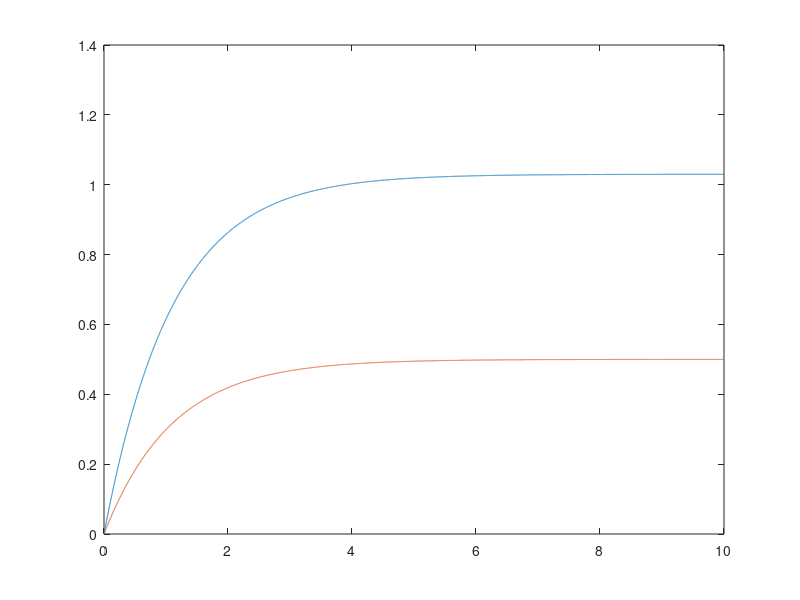
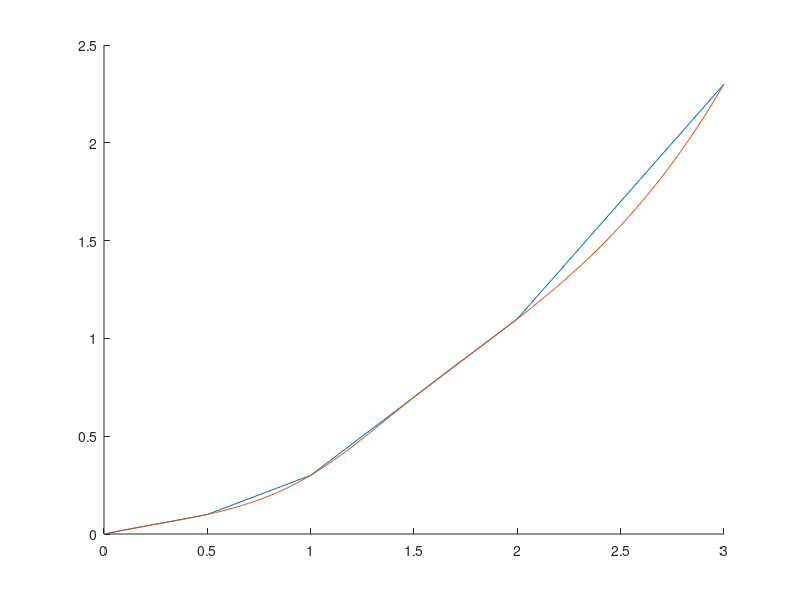

Reproduce these figures in MATLAB, in order.


% count=1
% real3=2.03
% real5=4.03
% real0=0
% 
% for j=1:200;
%     
%     a=j*0.01;
%     
%     for k=1:200;
%     
%         b=k*0.01;
%         
%         c=log(a)/-b;
%     t=[0:0.001:10];
%     v =a-exp(-b*(t+0.15));
% acount(count)=a;
% bcount(count)=b;
%     x=(a*t+1/b*exp(-b*(t+c)))-exp(-b*c)/b;
%     
%     x3(count)=x(3000);
%     x5(count)=x(5000);
%       
%     count=count+1;
%     
%     end
% end
% 
% 
% 
% for l=1:40000;
%     error3=abs(x3(l)-real3);
%     error5=abs(x5(l)-real5);
%     errorr(l)=error5+error3;
%     
% end
% 
% [small samp]=min(errorr);
% 
% a=acount(samp)
% b=bcount(samp)



close all;
%astraight=0.88
%bstraight=0.51

t=[0:0.001:10];

%straight constants

a=1.03;
b=0.91;
c=log(a)/-b;

%turn constants
at=0.5;
bt=0.91;
ct=log(at)/-b;


%straight speed/distance
v=a-exp(-b*(t+c));
x=(a*t+1/b*exp(-b*(t+c)))-exp(-b*c)/b;

%turn speed/distance
vt=at-exp(-bt*(t+ct));
xt=(at*t+1/bt*exp(-bt*(t+ct)))-exp(-bt*c)/bt;

%%lineare benaderig
tmeting=[0,.5,1,1.5,2,3];
dmeting=[0,.1,.3,.7,1.1,2.3]

plot(t,v)
hold on
plot(t,vt)


figure(2)
hold on
% plot(t,x)
% hold on
% plot(t,xt)
% hold on
plot(tmeting,dmeting)
hold on
plot([0:0.01:3],interp1(tmeting,dmeting,[0:0.01:3],'spline'))
